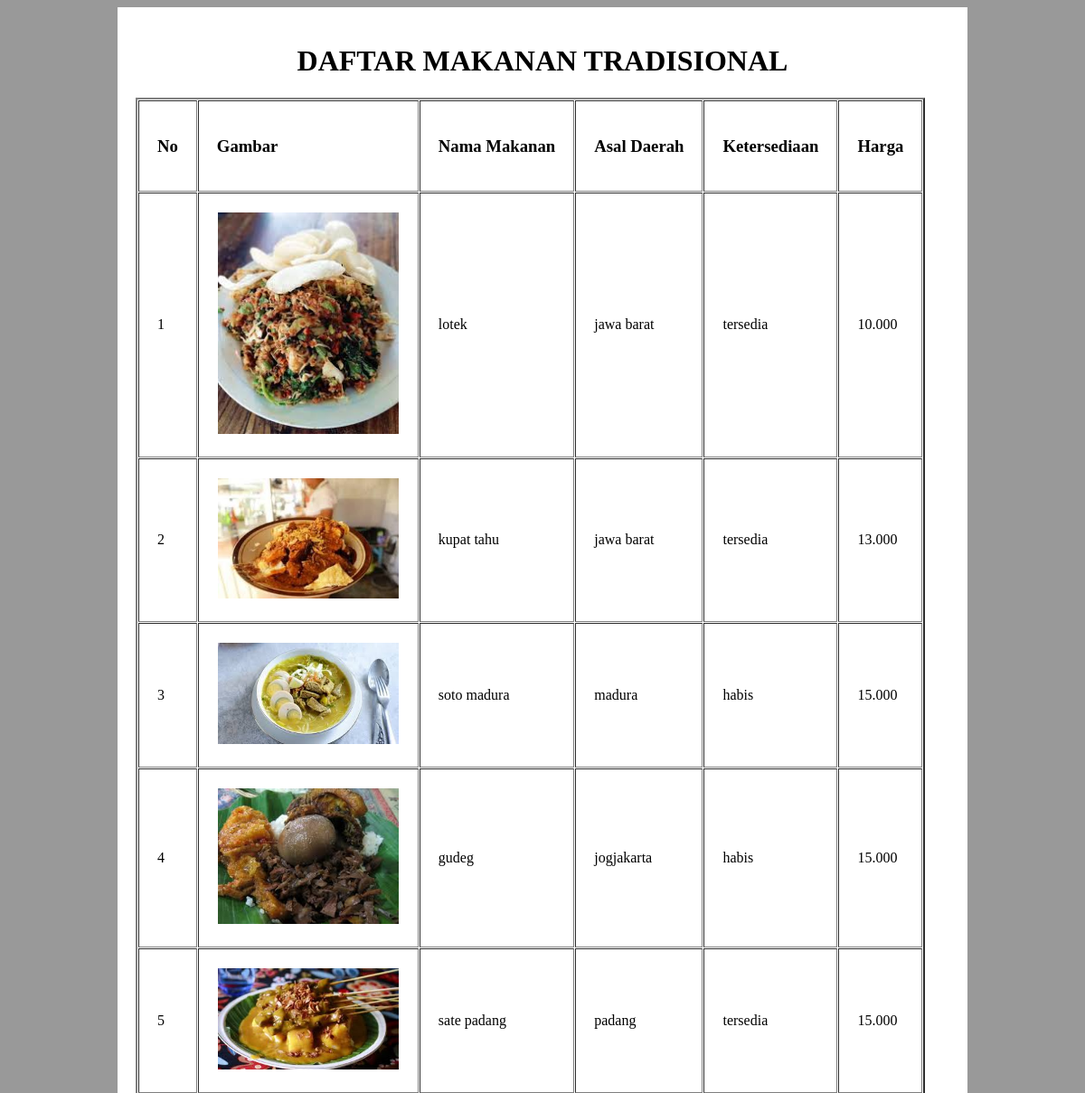
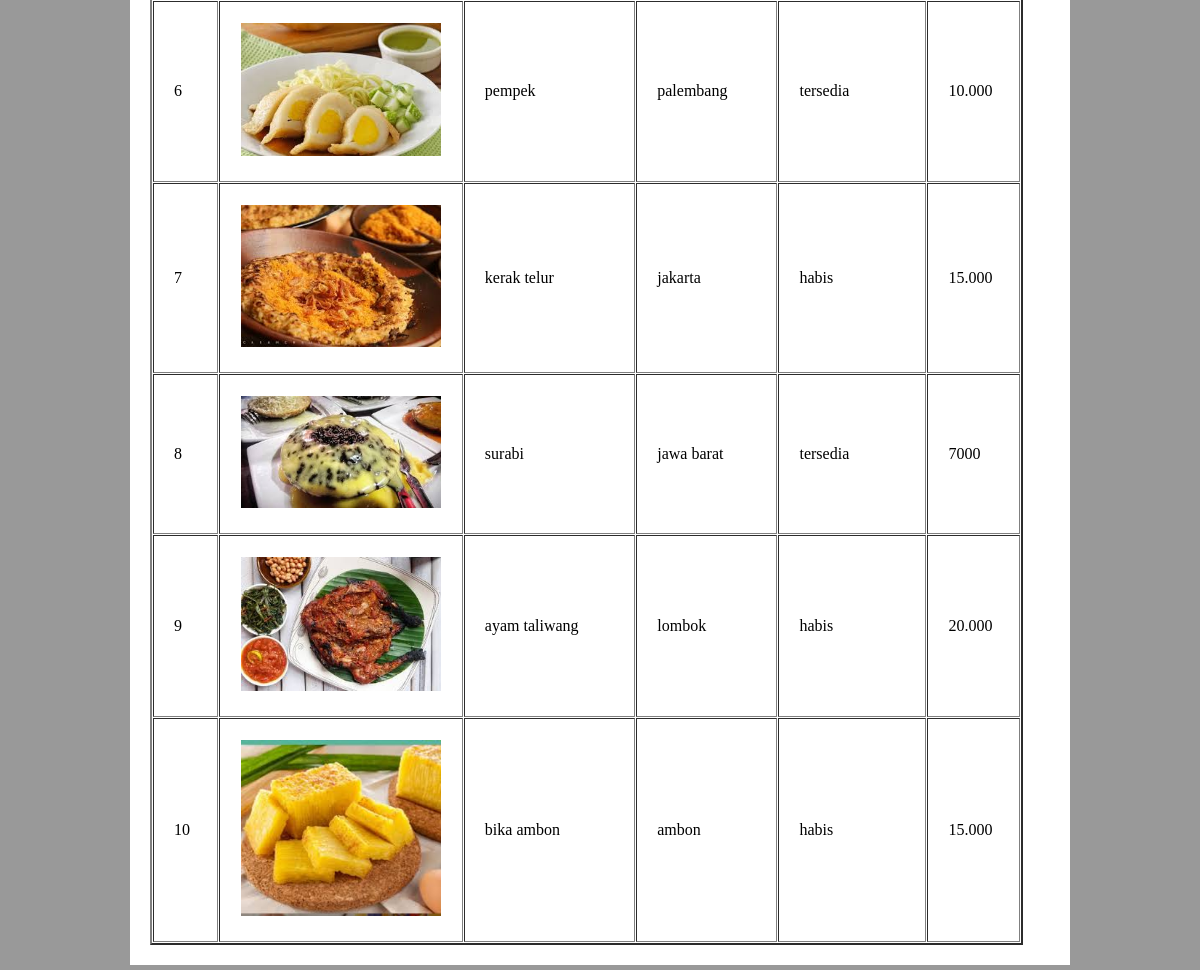
The page /latihan5b/index.php on the database its author committed (2 pictures, top to bottom).
### tables this page shows
CREATE TABLE `makanan` (
  `id` int(11) NOT NULL,
  `img` varchar(100) NOT NULL,
  `nama_makanan` varchar(100) NOT NULL,
  `asal_daerah` varchar(100) NOT NULL,
  `ketersediaan` varchar(100) NOT NULL,
  `harga` varchar(100) NOT NULL
);

### latihan5b/php/functions.php (called while the page is built)
<?php
function koneksi() {
	$conn = mysqli_connect("localhost","root","")or die ("koneksi ke DB gagal");
	mysqli_select_db($conn,"tubes_193040082")or die ("Database salah!");
	return $conn;
}
function query($sql){
	$conn = koneksi();
	$result = mysqli_query($conn, "$sql");
	$rows = [];
	while ($row = mysqli_fetch_assoc($result)) {
		$rows[] = $row;
	}
return $rows;
}
?>

### latihan5b/index.php (the view, shortened to what this page needs)
<?php
    require 'php/functions.php';
    $makanan = query("SELECT * FROM makanan")
?>
<!DOCTYPE html>
<html lang="en">
<head>
    <link rel="stylesheet" href="css/style.css">
</head>
<body>
<div id="page-wrap">
<div class="img">
    <h1>DAFTAR MAKANAN TRADISIONAL</h1>
    <?php
        $i = 1;
    ?>
<table border="2" cellspacing="1" cellpadding="20">
    <tr>
        <td><h3>No</h3></td>
        <td><h3>Gambar</h3></td>
        <td><h3>Nama Makanan</h3></h3></td>
        <td><h3>Asal Daerah</h3></h3></td>
        <td><h3>Ketersediaan</h3></td>
        <td><h3>Harga</h3></td>
    </tr>
        <?php foreach ($makanan as $mkn) : ?>
            <tr>
                <td><?= $i;?></td>
                <td class="kotak"><img src="assets/img/<?=$mkn ["img"]?>"></td>
                <td><?= $mkn ["nama_makanan"]; ?></td>
                <td><?= $mkn ["asal_daerah"]; ?></td>
                <td><?= $mkn ["ketersediaan"]; ?></td>
                <td><?= $mkn ["harga"]; ?></td>
            </tr>
            <?php $i++ ?>
        <?php endforeach; ?>
    </table>
    </div>
</div>
</body>
</html>

### latihan5b/css/style.css (style rules this page uses)
img { width: 200px; }
h1 { text-align: center; }
body { font-family: georgia; background-color: #999999; }
#page-wrap { width: 900px; margin-top: 0px; margin-bottom: 0px; margin-left: auto; margin-right: auto; padding-top: 20px; padding-right: 20px; padding-left: 20px; padding-bottom: 20px; background-color: #fff; }
.kotak img { border: 1px solid #fff; position: relative; transition: all .3s ease; -webkit-transition: all .3s ease; -moz-transition: all .3s ease; -ms-transition: all .3s ease; -o-transition: all .3s ease; }

### rows shown on the page
makanan: img (picture), nama_makanan "lotek", asal_daerah "jawa barat", ketersediaan "tersedia", harga "10.000"
makanan: img (picture), nama_makanan "kupat tahu", asal_daerah "jawa barat", ketersediaan "tersedia", harga "13.000"
makanan: img (picture), nama_makanan "soto madura", asal_daerah "madura", ketersediaan "habis", harga "15.000"
makanan: img (picture), nama_makanan "gudeg", asal_daerah "jogjakarta", ketersediaan "habis", harga "15.000"
makanan: img (picture), nama_makanan "sate padang", asal_daerah "padang", ketersediaan "tersedia", harga "15.000"
makanan: img (picture), nama_makanan "pempek", asal_daerah "palembang", ketersediaan "tersedia", harga "10.000"
makanan: img (picture), nama_makanan "kerak telur", asal_daerah "jakarta", ketersediaan "habis", harga "15.000"
makanan: img (picture), nama_makanan "surabi", asal_daerah "jawa barat", ketersediaan "tersedia", harga "7000"
makanan: img (picture), nama_makanan "ayam taliwang", asal_daerah "lombok", ketersediaan "habis", harga "20.000"
makanan: img (picture), nama_makanan "bika ambon", asal_daerah "ambon", ketersediaan "habis", harga "15.000"
